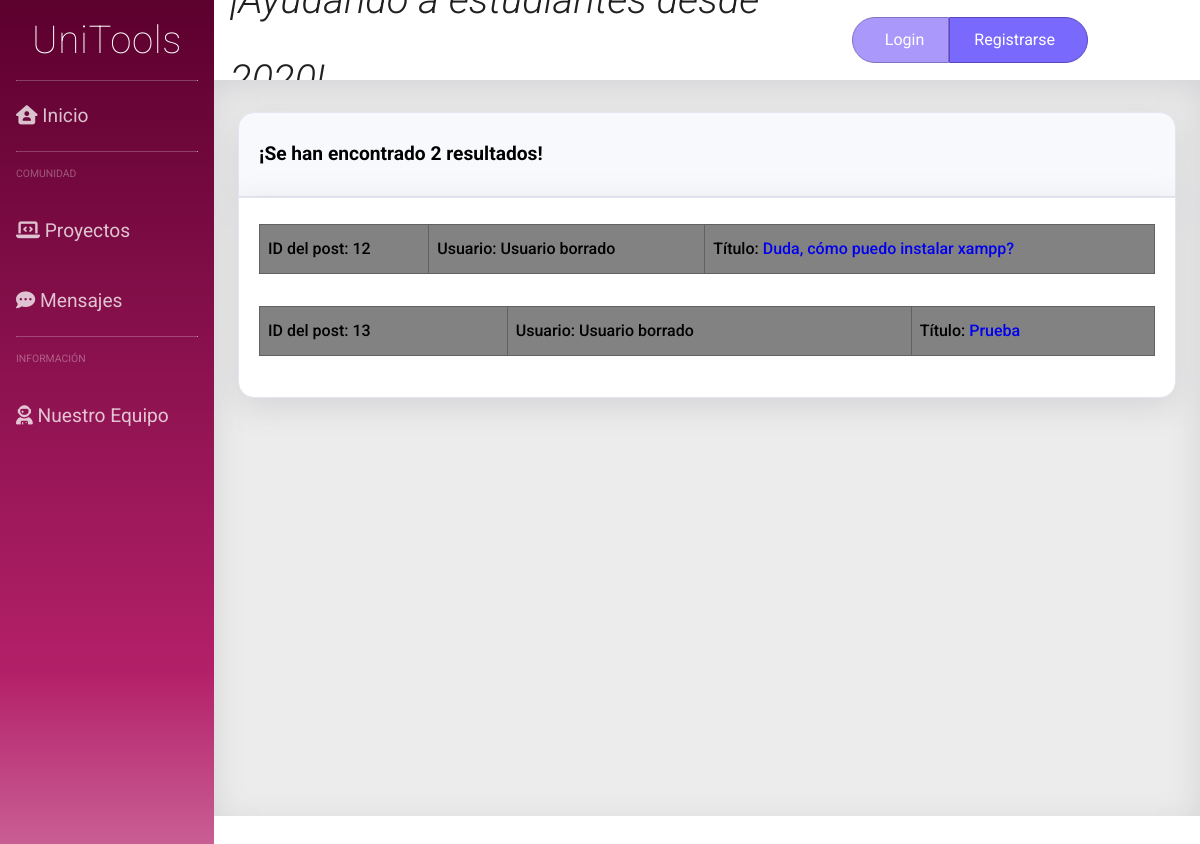
The page /search.php on the database as committed earlier.
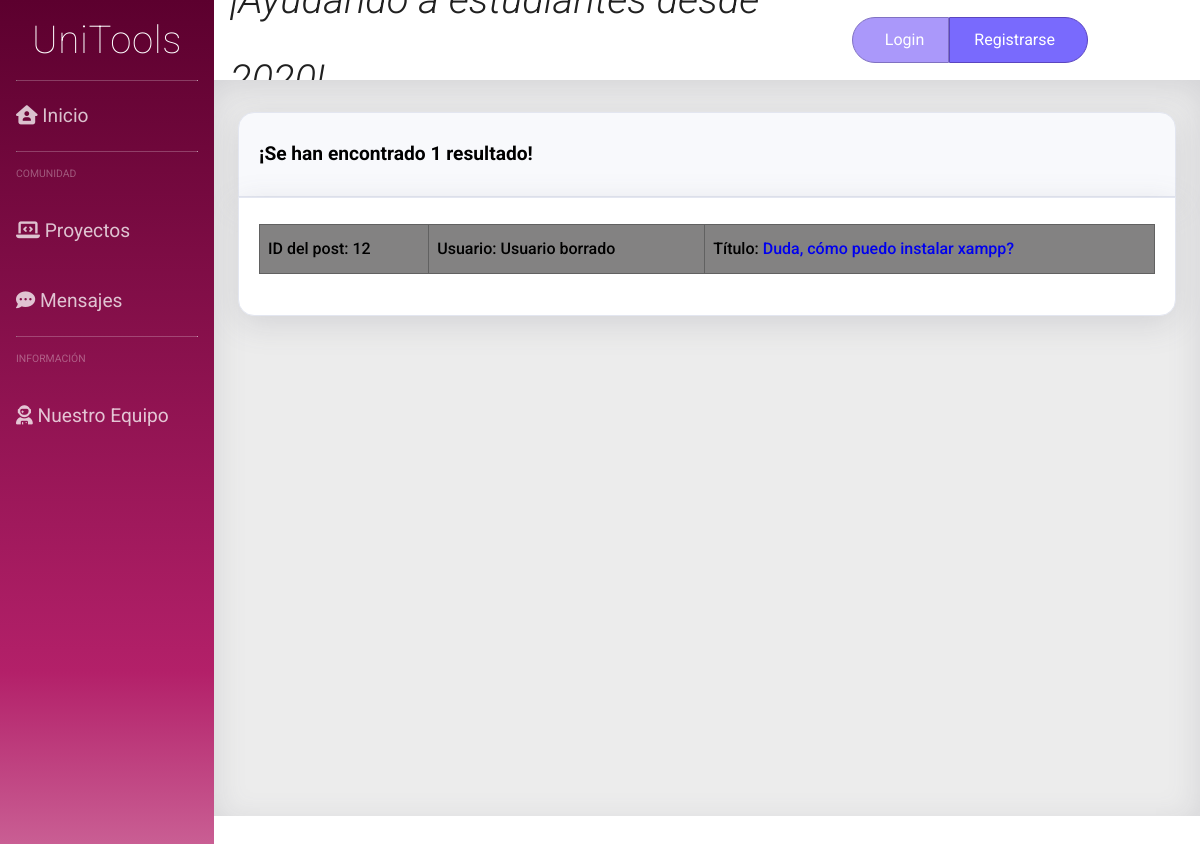
The same page on the database as committed later.
### tables this page shows
CREATE TABLE `posts` (
  `id_post` int(11) NOT NULL,
  `user` int(11) NOT NULL,
  `title` text NOT NULL,
  `content` text NOT NULL,
  `id_cat` int(11) NOT NULL
);

### dao/dao_post.php (called while the page is built, shortened)
<?php
include_once('DAO.php');
include_once('post_class.php');
class DAOpost extends DAO {
	public function search_certain_post($search){
		$sql = "SELECT * FROM posts WHERE id_post LIKE '%%$search%%' OR user LIKE '%%$search%%' OR title LIKE '%%$search%%' OR content LIKE '%%$search%%' OR id_cat LIKE '%%$search%%'";
		$query = $this->devolverConsulta($sql);
		$array = [];
		while($result = mysqli_fetch_assoc($query)){
            $post = new TOUpost( $result['id_post'],$result['user'],$result['title'],$result['content'],$result['id_cat']);
            array_push($array, $post);
		}
		return $array;
	}
}
?>

### dao/DAO.php (called while the page is built, shortened)
<?php
class DAO {
	public $conn;
	public function __construct() {
		if (!$this->conn){
			if(isset($_SESSION['admin']) && $_SESSION['admin']){
				$this->conn = mysqli_connect("localhost", "root", "", "unitoolsdb");
			}else{
				$this->conn = mysqli_connect("localhost", "Usuario", "User", "unitoolsdb");
			}
		}
	}
	public function ejecutarConsulta($query){
		$result = mysqli_query($this->conn, $query) or die($this->conn->error);
        $array = mysqli_fetch_assoc($result);
		return $array;
	}
	public function devolverConsulta($query){
		$result = mysqli_query($this->conn, $query) or die($this->conn->error);
		return $result;
	}
}
?>

### dao/post_class.php (called while the page is built, shortened)
<?php
class TOUPost {
	private $id_Post;
	private $title;
	function __construct($id_post ='',$user='',$title='',$content='',$category=''){
        $this->id_Post = $id_post;
		$this->title = $title;
	}
	public function get_id(){
		return $this->id_Post;
	}
	public function get_title(){
		return $this->title;
	}
}
?>

### dao/dao_user.php (called while the page is built, shortened)
<?php
include_once('DAO.php');
class DAOUsuario extends DAO {
	public function search_userId($userId){
		$sql = sprintf("SELECT * FROM user WHERE id_User = $userId");
		if (!$this->ejecutarConsulta($sql))
			return null;
		else
		{
			$result = $this->ejecutarConsulta($sql);
			$user = new TOUser($result['id_user'],$result['email'],$result['password'],$result['username'],$result['premium'], $result['admin'], $result['name'], $result['aboutMe']);
			return $user;
		}
	}
}
?>

### search.php (the view, shortened to what this page needs)
<?php
if (!isset($_SESSION)) {
    include_once("dao/dao_post.php");
    include_once("dao/dao_user.php");
}
?>
<!DOCTYPE html>
<html>
<head>
    <link rel="stylesheet" type="text/css" href="css/hoja_OG.css">
    <link rel="stylesheet" type="text/css" href="css/side_OG.css">
    <link rel="stylesheet" type="text/css" href="css/cabecera_OG.css">
    <link rel="stylesheet" type="text/css" href="css/content_OG.css">
</head>
<body>
 <div class="contenedor">
<?php
require("includes/common/navegacion_OG.php");?>
<?php
require("includes/common/cabecera_OG.php");?>
<div class="contenido">
            <div class="fb-col box" id = "pg_s">
		    <div class="t1 fb-row" >
            <?php
            $dao_post = new DAOpost();
            $dao_user = new DAOUsuario();
            $search = $_POST['buscar'];
            $res = $dao_post->search_certain_post($search);
            if (count($res) == '1') {
                echo "<h2>¡Se han encontrado " . count($res) . " resultado!</h2>";
            } else {
                echo "<h2>¡Se han encontrado " . count($res) . " resultados!</h2>";
            }?>
            </div>
            <div class = "b1" id = "resultados_style">
            <?php
            while (!empty($res)) {
                $curr_post = array_shift($res);
                $post_id = $curr_post->get_id();
                $usuario = $dao_user->search_userId($post_id);
                $title = $curr_post->get_title();
                if ($usuario == null) {
                    $username = "Usuario borrado";
                } else {
                    $username = $usuario->get_username();
                }
                echo "<table id = 't02' style='width:100%' class=\"posts\">";
                echo "<tbody>";
                echo "<tr>";
                echo "<td>ID del post: " . $post_id . "</td>";
                echo "<td>Usuario: " . $username . "</td>";
                echo "<td>Título: " . "<a href=\"post.php?id=" . $post_id . "\">" . $title . "</a></td>";
                echo "</tr>";
                echo "</tbody>";
                echo "</table>";
            }
            ?>
                </div>
        </div>
    </div>
</body>

Rows that differ between the two databases and show on the page:
removed posts: id_post "13", username "Usuario borrado", title "Prueba"
Other text that changed with them:
count($res): (not shown) → "1"
count($res): "2" → (not shown)
text no longer shown: "resultados!"
text now shown: "resultado!"
